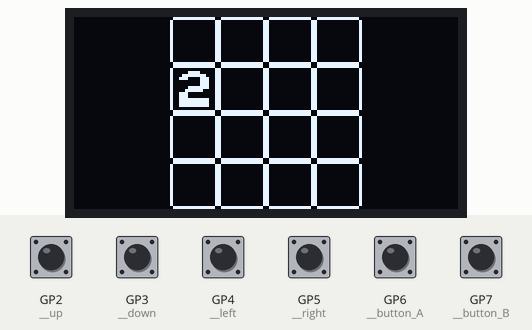
The program below on a simulated Raspberry Pi Pico running MicroPython. Parts: 128×64 one-colour display. Inputs (shaded band) come from the test bench; at power-on: GP2 (__up), GP3 (__down), GP4 (__left), GP5 (__right), GP6 (__button_A), GP7 (__button_B) HIGH. Random numbers come from a fixed seed; library files of the repository ran but are not shown: ssd1306.py.

Above: at 1.2 s.
1.3 s: GP6 (__button_A) pulled LOW for 0.15 s
At 2.1 s:
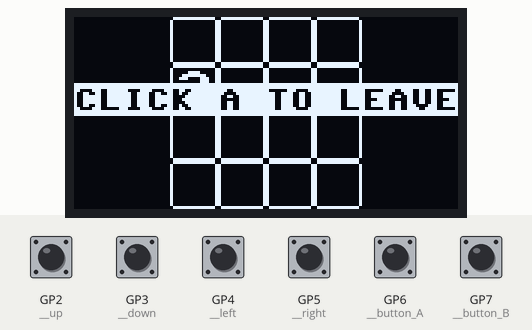
4.4 s: GP2 (__up) pulled LOW for 0.15 s
6.0 s: GP3 (__down) pulled LOW for 0.15 s
At 6.6 s:
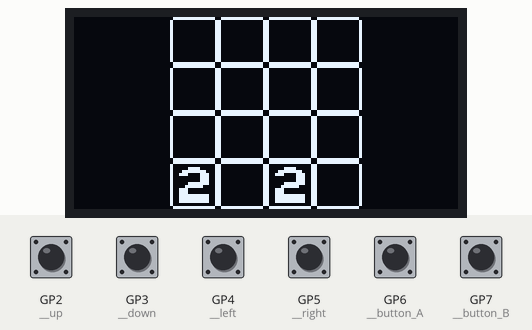
7.6 s: GP4 (__left) pulled LOW for 0.15 s
At 8.9 s:
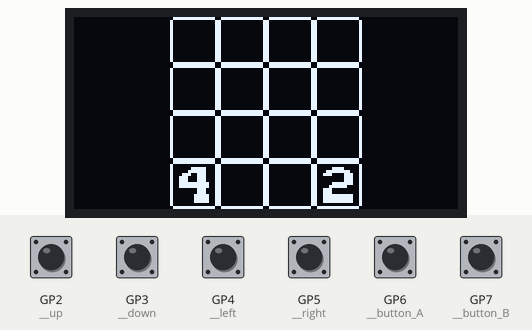
9.2 s: GP5 (__right) pulled LOW for 0.15 s
At 10.2 s:
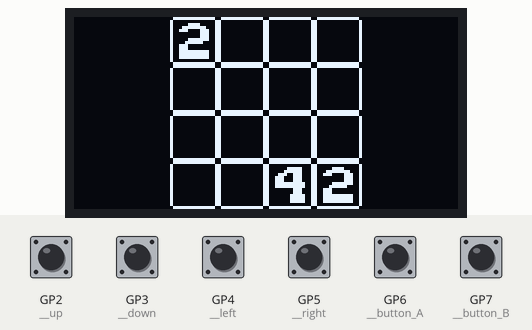
10.8 s: GP2 (__up) pulled LOW for 1 s
At 11.6 s:
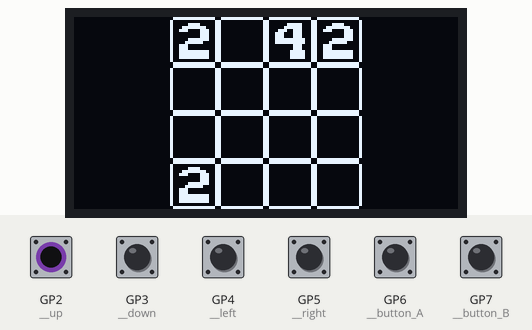
Timing chart, 0 to 13.8 s (numbered marks = the images above; inputs shaded):
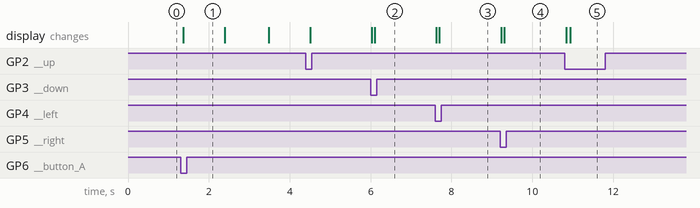

Measured:
- after the input at 1.3 s, the display: changes after 0.06 s (image 1)
- after the input at 6.0 s, the display: first changes at once (image 2 shows a later state)
- after the input at 7.6 s, the display: first changes at once (image 3 shows a later state)
- after the input at 9.2 s, the display: first changes at once (image 4 shows a later state)
- after the input at 10.8 s, the display: first changes at once (image 5 shows a later state)

The program:

Pico2048.py
```python
# Pico2048.py migrated by Kobi Tyrkel
# A simple 2048 game migrated
# for the Rapsberry Pi Pico RetroGaming Console

from PicoGame import PicoGame
from P2048.Logic import Logic
from P2048.Resources import Resources
import time

X_SHIFT = 32

# init game
game = PicoGame()
l = Logic()

sprites = []
sprites.append(game.add_sprite(Resources.A_0, Resources.A_0_W, Resources.A_0_H)) # sprite 0
sprites.append(game.add_sprite(Resources.A_2, Resources.A_2_W, Resources.A_2_H)) # sprite 1
sprites.append(game.add_sprite(Resources.A_4, Resources.A_4_W, Resources.A_4_H)) # sprite 2
sprites.append(game.add_sprite(Resources.A_8, Resources.A_8_W, Resources.A_8_H)) # sprite 3
sprites.append(game.add_sprite(Resources.A_16, Resources.A_16_W, Resources.A_16_H)) # sprite 4
sprites.append(game.add_sprite(Resources.A_32, Resources.A_32_W, Resources.A_32_H)) # sprite 5
sprites.append(game.add_sprite(Resources.A_64, Resources.A_64_W, Resources.A_64_H)) # sprite 6
sprites.append(game.add_sprite(Resources.A_128, Resources.A_128_W, Resources.A_128_H)) # sprite 7
sprites.append(game.add_sprite(Resources.A_256, Resources.A_256_W, Resources.A_256_H)) # sprite 8
sprites.append(game.add_sprite(Resources.A_512, Resources.A_512_W, Resources.A_512_H)) # sprite 9
sprites.append(game.add_sprite(Resources.A_1024, Resources.A_1024_W, Resources.A_1024_H)) # sprite 10
sprites.append(game.add_sprite(Resources.A_2048, Resources.A_2048_W, Resources.A_2048_H)) # sprite 11

def animate_moves(moves):
    for mat in moves:
        game.fill(0)
        for i in range(4):
            for j in range(4):
                for s_i in range(0, 12):
                    if mat[i][j] == 2 ** s_i:
                        game.sprite(sprites[s_i], X_SHIFT + i * game.sprite_width(sprites[s_i]), j * game.sprite_height(sprites[s_i]))
                        break;
        game.show()
        time.sleep_ms(10)

def play_tune(tune):
    for el in tune:
        game.sound(el[0])
        time.sleep_ms(int(800/el[1]) - 50)
        game.sound(0)
        time.sleep_ms(50)

def game_over():
    l.moves.append(l.mat_copy(l.mat))
    end_game_tune = True
    toggle_end_message = False
    while True:
        toggle_end_message = not toggle_end_message
        animate_moves(l.moves)
        if toggle_end_message:
            game.rect(0, 22, 128, 11, 1, True)
            if l.get_current_state() == Logic.WON:
                game.center_text("YOU WIN!", 0)
                if end_game_tune:
                    end_game_tune = False
                    play_tune(Resources.WIN_TUNE)
            else:
                game.center_text("YOU LOSE", 0)
                if end_game_tune:
                    end_game_tune = False
                    play_tune(Resources.GAME_OVER_TUNE)
        game.show()
        count_down = 10
        while count_down > 0:
            count_down -= 1
            time.sleep_ms(100)
            if game.any_button():
                break;
        if game.any_button():
            break;

def leave_game():
    l.moves.append(l.mat_copy(l.mat))
    toggle_message = False
    while True:
        toggle_message = not toggle_message
        animate_moves(l.moves)
        if toggle_message:
            game.rect(0, 22, 128, 11, 1, True)
            game.center_text("CLICK A TO LEAVE", 0)
        game.show()
        count_down = 10
        while count_down > 0:
            count_down -= 1
            time.sleep_ms(100)
            if game.any_button():
                if game.button_A():
                    return True
                return False

def pico_2048_main():
    # Pico 2048 main
    # Game settings

    if l.get_current_state() != Logic.GAME_NOT_OVER:
        l.reset_game()

    clicked = False

    # game loop
    while True:
        if game.button_down():
            clicked = True
            l.move(Logic.DOWN)

        if game.button_up():
            clicked = True
            l.move(Logic.UP)

        if game.button_right():
            clicked = True
            l.move(Logic.RIGHT)

        if game.button_left():
            clicked = True
            l.move(Logic.LEFT)

        if game.button_A():
            clicked = True
            if leave_game():
                break

        if (len(l.moves) > 0):
            animate_moves(l.moves)
            l.moves = []

        # wait for a clicked key to be released
        while (clicked):
            time.sleep_ms(100)
            if not game.any_button():
                clicked = False

        if l.get_current_state() != Logic.GAME_NOT_OVER:
            game_over()
            break

if __name__ == "__main__":
    pico_2048_main()
```

PicoGame.py
```python
# PicoGame.py by YouMakeTech
# A class to easily write games for the Raspberry Pi Pico RetroGaming System
from machine import Pin, PWM, I2C, Timer
from ssd1306 import SSD1306_I2C
from framebuf import FrameBuffer, MONO_HLSB
import time
import random

class PicoGame(SSD1306_I2C):
    def __init__(self):
        self.SCREEN_WIDTH = 128
        self.SCREEN_HEIGHT = 64
        self.__up = Pin(2, Pin.IN, Pin.PULL_UP)
        self.__down = Pin(3, Pin.IN, Pin.PULL_UP)
        self.__left = Pin(4, Pin.IN, Pin.PULL_UP)
        self.__right = Pin(5, Pin.IN, Pin.PULL_UP)
        self.__button_A = Pin(6, Pin.IN, Pin.PULL_UP)
        self.__button_B = Pin(7, Pin.IN, Pin.PULL_UP)
        self.__buzzer = PWM(Pin(18))

        self.__i2c = I2C(1, sda=Pin(14), scl=Pin(15), freq=400000)
        super().__init__(self.SCREEN_WIDTH, self.SCREEN_HEIGHT, self.__i2c)

        self.__fb=[] # Array of FrameBuffer objects for sprites
        self.__w=[]
        self.__h=[]

        self.__mute = False

    def center_text(self, s, color = 1):
        x = int(self.width/2)- int(len(s)/2 * 8)
        y = int(self.height/2) - 8
        self.text(s, x, y, color)

    def top_right_corner_text(self, s, color = 1):
        x = self.width - int(len(s) * 8)
        y = 0
        self.text(s, x, y, color)

    def add_sprite(self, buffer, w, h):
        fb = FrameBuffer(buffer, w, h, MONO_HLSB)
        self.__fb.append(fb)
        self.__w.append(w)
        self.__h.append(h)
        return len(self.__fb) - 1

    def sprite(self, n, x, y, key = 0):
        self.blit(self.__fb[n], x, y, key)

    def sprite_width(self,n):
        return self.__w[n]

    def sprite_height(self,n):
        return self.__h[n]

    def sprites_intersection(self, x1, y1, w1, h1, x2, y2, w2, h2):
    # return true if the 2 sprites rectangles
    # (x1,y1,w1,h1) and (x2,y2,w2,h2) overlaps
        overlap = True
        if x2 > x1 + w1 - 1:
            overlap = False
        if x2 + w2 - 1 < x1:
            overlap = False
        if y2 > y1 + h1 -1:
            overlap = False
        if y2 + h2 -1 < y1:
            overlap = False
        return overlap

    def sprites_collision(self, n, x1, y1, m, x2, y2):
        if self.sprites_intersection(x1, y1, self.sprite_width(n), self.sprite_height(n), x2, y2, self.sprite_width(m), self.sprite_height(m)):
            dx = max(x1, x2)
            dy = max(y1, y2)
            dw = min(x1 + self.sprite_width(n), x2 + self.sprite_width(m)) - dx
            dh = min(y1 + self.sprite_height(n), y2 + self.sprite_height(m)) - dy
            for j in range(dy, dy + dh):
                for i in range(dx, dx + dw):
                    if self.__fb[n].pixel(i - x1, j - y1) and self.__fb[m].pixel(i - x2, j - y2):
                        return True
        return False

    def button_up(self):
        return self.__up.value()==0

    def button_down(self):
        return self.__down.value()==0

    def button_left(self):
        return self.__left.value()==0

    def button_right(self):
        return self.__right.value()==0

    def button_A(self):
        return self.__button_A.value()==0

    def button_B(self):
        return self.__button_B.value()==0

    def any_button(self):
        # returns True if any button is pressed
        button_pressed=False
        if self.button_up():
            button_pressed = True
        if self.button_down():
            button_pressed = True
        if self.button_left():
            button_pressed = True
        if self.button_right():
            button_pressed = True
        if self.button_A():
            button_pressed = True
        if self.button_B():
            button_pressed = True
        return button_pressed

    def sound(self, freq, duty_u16 = 2000):
        if not self.__mute:
            # Make a sound at the selected frequency in Hz
            if freq>0:
                self.__buzzer.freq(freq)
                self.__buzzer.duty_u16(duty_u16)
            else:
                self.__buzzer.duty_u16(0)
```

Logic.py
```python
# 2048 Logic.py

import random

class Logic:

    # constants
    WON = 1
    GAME_NOT_OVER = 2
    LOST = 3

    LEFT = 0
    UP = 1
    RIGHT = 2
    DOWN = 3

    # current board matrix
    mat = []

    # list of board moves for animation
    moves = []

    def reset_game(self):
        # 4 columns by 4 rows board filled with blanks [1].
        self.mat = []
        for i in range(4):
            self.mat.append([1] * 4)

        # a new block to start the game with [2]
        self.add_new_block()

        # add frame to display
        self.moves.append(self.mat_copy(self.mat))
    # add new [2] block in a
    # random empty cell
    def add_new_block(self):

        j = random.randint(0, 3)
        i = random.randint(0, 3)

        while(self.mat[i][j] != 1):
            j = random.randint(0, 3)
            i = random.randint(0, 3)

        self.mat[i][j] = 2

    # function to get the current
    # state of game
    def get_current_state(self):

        # reached 2048 - win
        for j in range(4):
            for i in range(4):
                if(self.mat[i][j]== 2048):
                    return self.WON

        # blank cells - game isn't over
        for j in range(4):
            for i in range(4):
                if(self.mat[i][j] == 1):
                    return self.GAME_NOT_OVER

        # any adjustent cells with the same value - game isn't over
        for j in range(4):
            for i in range(3):
                if self.mat[i][j] == self.mat[i + 1][j]:
                    return self.GAME_NOT_OVER

        for j in range(3):
            for i in range(4):
                if self.mat[i][j]== self.mat[i][j + 1]:
                    return self.GAME_NOT_OVER

        # otherwise - game over
        return self.LOST

    def mat_copy(self, mat):
        temp = []
        for i in range(4):
            temp.append([1, 1, 1, 1])

        for j in range(4):
            for i in range(4):
                temp[i][j] = mat[i][j]

        return temp

    def rotate(self, mat):
        return [[mat[3-j][i] for j in range(len(mat))] for i in range(len(mat[0]))]

    def move_align(self, changed):
        # align left
        animate = False
        for r in range(4):
            for j in range(4):
                for i in range(3):
                    if self.mat[i][j] == 1 and self.mat[i][j] != self.mat[i + 1][j]:
                        self.mat[i][j] = self.mat[i + 1][j]
                        self.mat[i + 1][j] = 1
                        changed = True
                        animate = True
            if animate:
                self.moves.append(self.mat_copy(self.mat))
                animate = False
        return changed

    def move_merge(self, changed):
        # merged blocks from right to left, don't merge a block that was already merged in this turn
        animate = False
        for j in range(4):
            merged = False
            for i in range(3):
                if not merged: #if block wasn't already merged
                    if self.mat[i][j] == self.mat[i+1][j] and self.mat[i][j] != 1:
                        self.mat[i][j] += self.mat[i+1][j]
                        self.mat[i+1][j] = 1
                        merged = True
                        changed = True
                else: # skip and allow merge the next block
                    merged = False
                    animate = True
        if animate:
            self.moves.append(self.mat_copy(self.mat))
        return changed

    def move(self, r):
        self.moves = []
        if r > 0:
            for i in range(r):
                self.mat = self.rotate(self.mat_copy(self.mat))

        changed = self.move_align(False)
        changed = self.move_merge(changed)
        changed = self.move_align(changed)

        if changed:
            self.add_new_block()

        self.moves.append(self.mat_copy(self.mat))

        if r > 0:
            for i in range(4 - r):
                self.mat = self.rotate(self.mat_copy(self.mat))
            for el in range(len(self.moves)):
                for i in range(4 - r):
                    self.moves[el] = self.rotate(self.mat_copy(self.moves[el]))

        return changed

    # initialize game
    def __init__(self):
        self.reset_game()
        return
```

Source omitted: Resources.py (7863 bytes)
